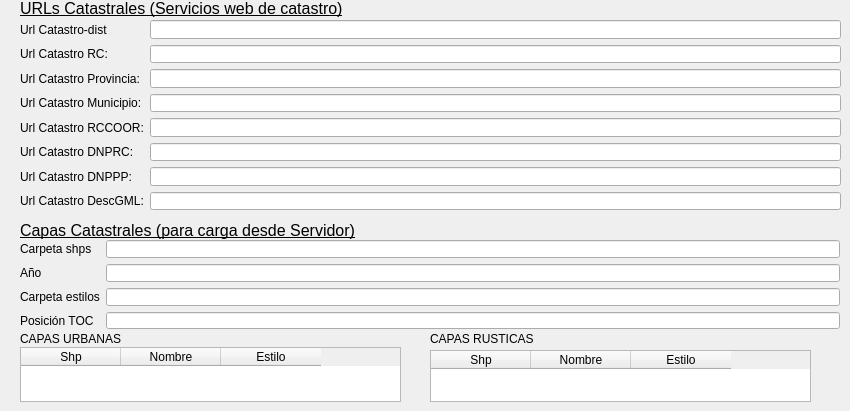
   <widget class="QWidget" name="tab_3">
    <attribute name="title">
     <string>Catastro</string>
    </attribute>
    <widget class="QLabel" name="label_37">
     <property name="geometry">
      <rect>
       <x>20</x>
       <y>331</y>
       <width>111</width>
       <height>16</height>
      </rect>
     </property>
     <property name="text">
      <string>CAPAS URBANAS</string>
     </property>
    </widget>
    <widget class="QTableWidget" name="tablaCapasUrbanas">
     <property name="geometry">
      <rect>
       <x>20</x>
       <y>347</y>
       <width>381</width>
       <height>55</height>
      </rect>
     </property>
     <property name="acceptDrops">
      <bool>true</bool>
     </property>
     <property name="layoutDirection">
      <enum>Qt::LeftToRight</enum>
     </property>
     <column>
      <property name="text">
       <string>Shp</string>
      </property>
     </column>
     <column>
      <property name="text">
       <string>Nombre</string>
      </property>
     </column>
     <column>
      <property name="text">
       <string>Estilo</string>
      </property>
     </column>
    </widget>
    <widget class="QTableWidget" name="tablaCapasRusticas">
     <property name="geometry">
      <rect>
       <x>430</x>
       <y>350</y>
       <width>381</width>
       <height>52</height>
      </rect>
     </property>
     <property name="acceptDrops">
      <bool>true</bool>
     </property>
     <property name="layoutDirection">
      <enum>Qt::LeftToRight</enum>
     </property>
     <column>
      <property name="text">
       <string>Shp</string>
      </property>
     </column>
     <column>
      <property name="text">
       <string>Nombre</string>
      </property>
     </column>
     <column>
      <property name="text">
       <string>Estilo</string>
      </property>
     </column>
    </widget>
    <widget class="QLabel" name="label_38">
     <property name="geometry">
      <rect>
       <x>430</x>
       <y>331</y>
       <width>111</width>
       <height>16</height>
      </rect>
     </property>
     <property name="text">
      <string>CAPAS RUSTICAS</string>
     </property>
    </widget>
    <widget class="QLabel" name="label_16">
     <property name="geometry">
      <rect>
       <x>20</x>
       <y>220</y>
       <width>351</width>
       <height>21</height>
      </rect>
     </property>
     <property name="font">
      <font>
       <pointsize>12</pointsize>
       <underline>true</underline>
      </font>
     </property>
     <property name="text">
      <string>Capas Catastrales (para carga desde Servidor)</string>
     </property>
     <property name="alignment">
      <set>Qt::AlignLeading|Qt::AlignLeft|Qt::AlignVCenter</set>
     </property>
    </widget>
    <widget class="QLabel" name="label_28">
     <property name="geometry">
      <rect>
       <x>20</x>
       <y>-2</y>
       <width>351</width>
       <height>21</height>
      </rect>
     </property>
     <property name="font">
      <font>
       <pointsize>12</pointsize>
       <underline>true</underline>
      </font>
     </property>
     <property name="text">
      <string>URLs Catastrales (Servicios web de catastro)</string>
     </property>
     <property name="alignment">
      <set>Qt::AlignLeading|Qt::AlignLeft|Qt::AlignVCenter</set>
     </property>
    </widget>
    <widget class="QWidget" name="layoutWidget">
     <property name="geometry">
      <rect>
       <x>20</x>
       <y>20</y>
       <width>821</width>
       <height>190</height>
      </rect>
     </property>
     <layout class="QGridLayout" name="gridLayout_4">
      <item row="7" column="0">
       <widget class="QLabel" name="label_58">
        <property name="text">
         <string>Url Catastro DescGML:</string>
        </property>
       </widget>
      </item>
      <item row="7" column="1">
       <widget class="QLineEdit" name="url_catastro_DescGML"/>
      </item>
      <item row="6" column="1">
       <widget class="QLineEdit" name="url_catastro_DNPPP"/>
      </item>
      <item row="5" column="0">
       <widget class="QLabel" name="label_44">
        <property name="text">
         <string>Url Catastro DNPRC:</string>
        </property>
       </widget>
      </item>
      <item row="5" column="1">
       <widget class="QLineEdit" name="url_catastro_DNPRC"/>
      </item>
      <item row="6" column="0">
       <widget class="QLabel" name="label_61">
        <property name="text">
         <string>Url Catastro DNPPP:</string>
        </property>
       </widget>
      </item>
      <item row="4" column="0">
       <widget class="QLabel" name="label_42">
        <property name="text">
         <string>Url Catastro RCCOOR:</string>
        </property>
       </widget>
      </item>
      <item row="1" column="0">
       <widget class="QLabel" name="label_11">
        <property name="text">
         <string>Url Catastro RC:</string>
        </property>
       </widget>
      </item>
      <item row="0" column="0">
       <widget class="QLabel" name="label_32">
        <property name="text">
         <string>Url Catastro-dist</string>
        </property>
       </widget>
      </item>
      <item row="3" column="0">
       <widget class="QLabel" name="label_19">
        <property name="text">
         <string>Url Catastro Municipio:</string>
        </property>
       </widget>
      </item>
      <item row="4" column="1">
       <widget class="QLineEdit" name="url_catastro_RCCOOR"/>
      </item>
      <item row="1" column="1">
       <widget class="QLineEdit" name="url_catastro_rc"/>
      </item>
      <item row="2" column="0">
       <widget class="QLabel" name="label_59">
        <property name="text">
         <string>Url Catastro Provincia:</string>
        </property>
       </widget>
      </item>
      <item row="2" column="1">
       <widget class="QLineEdit" name="url_catastro_Provincia"/>
      </item>
      <item row="0" column="1">
       <widget class="QLineEdit" name="url_catastro_distancia"/>
      </item>
      <item row="3" column="1">
       <widget class="QLineEdit" name="url_catastro_municipio"/>
      </item>
     </layout>
    </widget>
    <widget class="QWidget" name="layoutWidget">
     <property name="geometry">
      <rect>
       <x>20</x>
       <y>240</y>
       <width>820</width>
       <height>89</height>
      </rect>
     </property>
     <layout class="QGridLayout" name="gridLayout_5">
      <item row="0" column="0">
       <widget class="QLabel" name="label_34">
        <property name="text">
         <string>Carpeta shps</string>
        </property>
       </widget>
      </item>
      <item row="0" column="1">
       <widget class="QLineEdit" name="cat_dir_shps"/>
      </item>
      <item row="1" column="0">
       <widget class="QLabel" name="label_33">
        <property name="text">
         <string>Año</string>
        </property>
       </widget>
      </item>
      <item row="1" column="1">
       <widget class="QLineEdit" name="cat_year"/>
      </item>
      <item row="2" column="0">
       <widget class="QLabel" name="label_35">
        <property name="text">
         <string>Carpeta estilos</string>
        </property>
       </widget>
      </item>
      <item row="2" column="1">
       <widget class="QLineEdit" name="dir_estilos_catastro">
        <property name="text">
         <string/>
        </property>
       </widget>
      </item>
      <item row="3" column="0">
       <widget class="QLabel" name="label_36">
        <property name="text">
         <string>Posición TOC</string>
        </property>
       </widget>
      </item>
      <item row="3" column="1">
       <widget class="QLineEdit" name="cat_pos_toc"/>
      </item>
     </layout>
    </widget>
   </widget>
